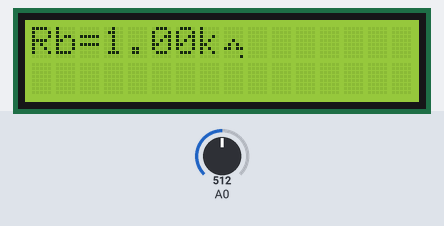
A sketch run on a simulated Arduino Uno, built with avr-gcc and run on an emulated ATmega328P. Parts: 16×2 character LCD. Inputs (shaded band) come from the test bench; at power-on: A0 = 512. What the sketch prints to the serial monitor is not drawn.

Above: at 1.6 s.
1.7 s: A0 set to 1016
At 4.2 s:
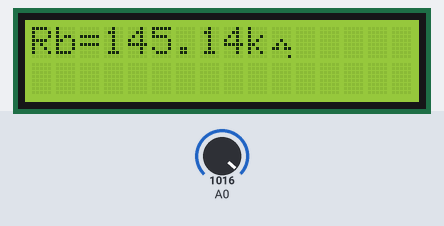
4.5 s: A0 set to 1023
At 6.9 s:
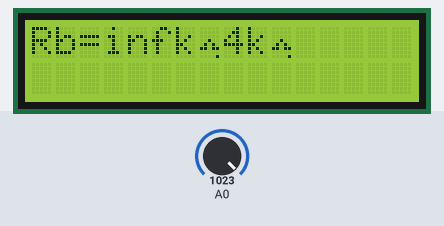
7.5 s: A0 set to 900
At 9.5 s:
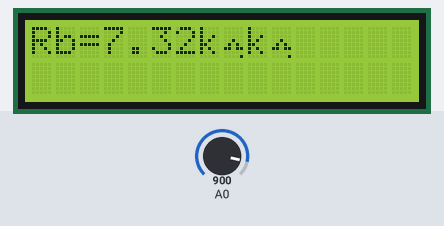
10.5 s: A0 set to 918
At 13.3 s:
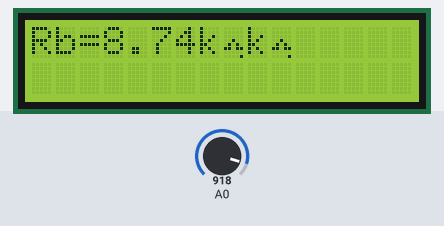
13.6 s: A0 set to 945
At 16.1 s:
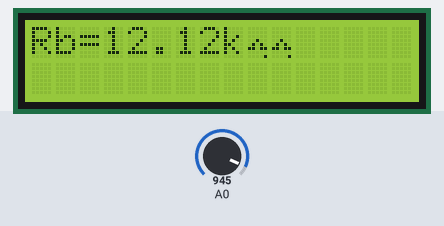
16.6 s: A0 set to 716
At 18.8 s:
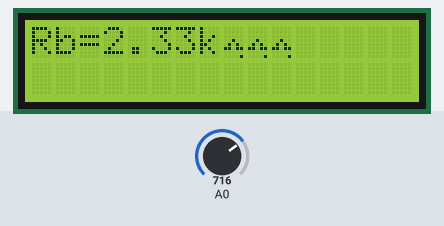
Timing chart, 0 to 20.3 s (numbered marks = the images above; inputs shaded):
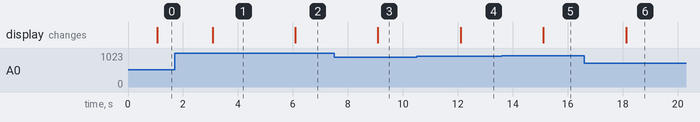

Measured:
- the behaviour switches between 1022 and 1023 on A0 (found by bisection; images 1 and 2)
- the behaviour switches between 929 and 930 on A0 (found by bisection; images 4 and 5)
- after the input at 1.7 s, the display: changes after 1.4 s (image 1)
- after the input at 4.5 s, the display: changes after 1.6 s (image 2)
- after the input at 7.5 s, the display: changes after 1.6 s (image 3)
- after the input at 10.5 s, the display: changes after 1.6 s (image 4)
- after the input at 13.6 s, the display: changes after 1.5 s (image 5)
- after the input at 16.6 s, the display: changes after 1.5 s (image 6)

The sketch:

with_Arduino_to_work_as_ohmmeter_with_display_the_ohm_symbol.ino
```cpp
/* LCD with Arduino to work as ohmmeter with display of the ohm symbol
The objective of this program is to calculate the resistance of an unknown resistor(Rb)
and display the result on the LCD screen.
This program uses LCD custom character to display the ohm symbol on the LCD screen.
*/

// include the library code:
#include <LiquidCrystal.h>

// initialize the library by associating any needed LCD interface pin
// with the arduino pin number it is connected to
const int rs = 12, en = 11, d4 = 5, d5 = 4, d6 = 3, d7 = 2;
LiquidCrystal lcd(rs, en, d4, d5, d6, d7);

byte customChar [] = {
  B00000,
  B00000,
  B00000,
  B00100,
  B01010,
  B11011,
  B00000,
};

void setup() {
  lcd.begin(16, 2);                  //set up the LCD's number of columns and rows
  lcd.createChar(0, customChar);     //create a custom character to display the ohm symbol
  analogRead(A0);                    //initialze the analog input A0
  Serial.begin(9600);                //initialize Serial Monitor with baud rate of 9600
}

void loop() {
  float val = analogRead(A0);      //read the analog value from A0
  float x = (val/1023.0)*5.0;      //calculates the corresponding voltage value from the analog reading
  float Ia = (5.0-x/1.0);          //formula to find the current flowing through the resistor (Ra)
  float Ib = Ia;                   //assign the value of Ia to Ib
  float Vb = x;                    //assign the value of Vb to x
  float Rb = (Vb/Ib);              //formula to find the value of the unknown resistor(Rb)

  delay(1000);               //wait for a second
  lcd.setCursor(0,0);        //set the cursor posistion to column 0, row 0
  lcd.print("Rb=");          //print the labe Rb on the LCD screen
  lcd.print(Rb);             //display the Rb value
  lcd.print("k");            //print the label k to indicate kilo ohms on the LCD screen
  lcd.write((byte)0);        //display ohm symbol on the LCD screen

//display the bit voltage current(Ia) and unknown resistor value(Rb) on the Serial monitor
  Serial.print("bVal=");    //print the label bVal=
  Serial.print(val);        //print the bit value
  Serial.print("\t");       //add a tab space for easier reading
  Serial.print("vVal=");    //print the label vVal=
  Serial.print(x);          //print the voltage value
  Serial.print("\t");       //add a tab space for easier reading
  Serial.print("Ia=");      //print the labe Ia=
  Serial.print(Ia);         //display the current value
  Serial.print("\t");       //add a tab space for easier reading
  Serial.print("Rb=");      //print the label Rb=
  Serial.println(Rb);       //display the resistor value(Rb)
}
```
